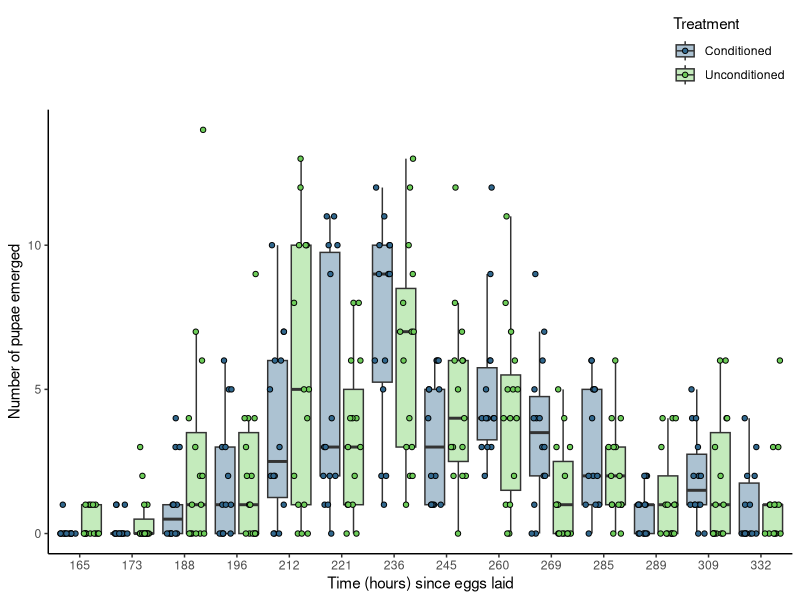

The R script that drew this image:
## Packages
library(tidyverse)
library(ggplot2)
library(readxl)
library(viridis)


## Choosing colours from viridis to use: 
viridis_colors <- viridis(10)

################################################ PUPAE ANALYSIS ####


## Reading pupae data in
pupae_fitness <- read_excel("data/fitness_development/MFE_pupae.xlsx")




## Boxplot ##
pupae_boxplot_2 <- ggplot(pupae_fitness, aes(x = time_hours, y = pupae, fill = treatment)) +
  geom_boxplot(outliers = FALSE, alpha =.4, position = position_dodge (width = 20)) + #width =10 ) +
  geom_point(aes(fill = treatment),
             size = 1.5, shape = 21,
             position = position_jitterdodge(jitter.width = 6, dodge.width = 20)) +
  scale_fill_manual(values = viridis_colors[c(4,8)], labels =  c("Conditioned", "Unconditioned")) +
  scale_x_continuous(breaks = unique(pupae_fitness$time_hours), labels = unique(pupae_fitness$time_hours)) +
  theme_classic() +
  theme(legend.position = "top",
        legend.justification = "right",
        legend.direction = "vertical",
        strip.placement = "outside", 
        strip.background = element_blank(),  
        strip.text = element_blank())+
  labs(x = "Time (hours) since eggs laid", 
       y = "Number of pupae emerged",
       fill = "Treatment") +
  facet_grid(~time_hours, scales = "free_x")

## Boxplot ##
pupae_boxplot_2 <- ggplot(pupae_fitness, aes(x = factor(time_hours), y = pupae, fill = treatment)) +
  geom_boxplot(outlier.shape = NA, alpha = .4, position = position_dodge(width = 0.9)) +
  geom_point(aes(fill = treatment),
             size = 1.5, shape = 21,
             position = position_jitterdodge(jitter.width = 0.3, dodge.width = 0.9)) +
  scale_fill_manual(values = viridis_colors[c(4, 8)], labels = c("Conditioned", "Unconditioned")) +
  scale_x_discrete(labels = unique(pupae_fitness$time_hours)) +
  theme_classic() +
  theme(legend.position = "top",
        legend.justification = "right",
        legend.direction = "vertical",
        strip.placement = "outside", 
        strip.background = element_blank(),  
        strip.text = element_blank()) +
  labs(x = "Time (hours) since eggs laid", 
       y = "Number of pupae emerged",
       fill = "Treatment")

pupae_boxplot_2
